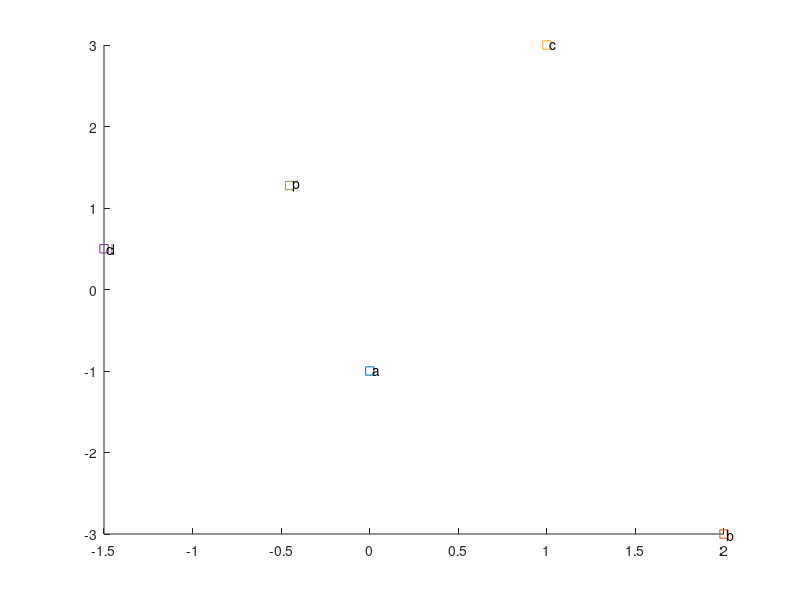

MATLAB code for this plot:
x=1-2j;
y=-1+1j;

a = (x+y);
b = (x-y);
c = (x*y);
d = (x/y);
p = x.^y;
hold on

set(plot(real(a), imag(a)),'Marker','square')
text(real(a), imag(a), ' a');

set(plot(real(b), imag(b)),'Marker','square')
text(real(b), imag(b), ' b');

set(plot(real(c), imag(c)),'Marker','square')
text(real(c), imag(c), ' c');

set(plot(real(d), imag(d)),'Marker','square')
text(real(d), imag(d), ' d');

set(plot(real(p), imag(p)),'Marker','square')
text(real(p), imag(p), ' p');
hold off